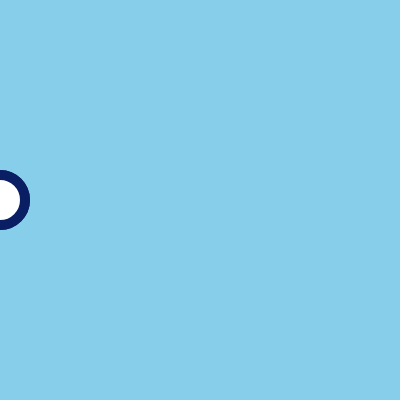
Frame 1 (no input)
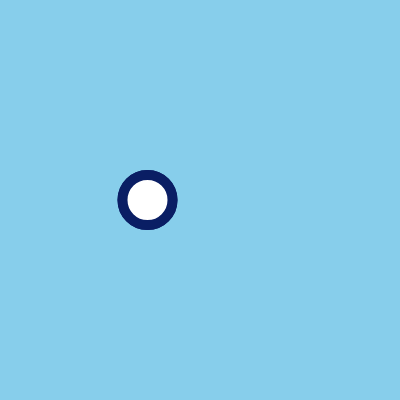
Frame 60 (no input)
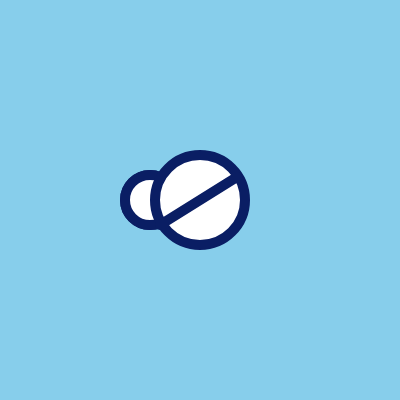
Frame 120 (the mouse pressed at the canvas centre since frame 60)

The p5.js sketch that drew these frames (run headless with seeded random() and noise() and a simulated clock; from frame 60 on, the mouse is pressed at the canvas centre):

// p5.js sketch
// ── sketch.js
let step = 0;
function setup() {
createCanvas(400, 400);
frameRate(60);
}
function draw() {
background(135,206,235);
stroke(10, 30, 100);
strokeWeight(10);
fill(255);
function setup() {
  createCanvas(800, 600); // キャンバスのサイズを設定
  noLoop(); // 描画を1回だけ実行
}

function draw() {
  background(135, 206, 235); // 空の色（薄い青）

  let centerX = width / 2; // 虹の中心X座標
  let centerY = height; // 虹の中心Y座標（画面下）
  let radius = 300; // 虹の半径

  let colors = [
    color(255, 0, 0),    // 赤
    color(255, 165, 0),  // オレンジ
    color(255, 255, 0),  // 黄色
    color(0, 255, 0),    // 緑
    color(0, 0, 255),    // 青
    color(75, 0, 130),   // 藍
    color(238, 130, 238) // 紫
  ];

  noFill(); // 塗りつぶしなし
  strokeWeight(20); // 線の太さ

  for (let i = 0; i < colors.length; i++) {
    stroke(colors[i]); // 線の色を設定
    arc(centerX, centerY, radius * 2, radius * 2, PI, TWO_PI); // 円弧を描画
    radius -= 20; // 次の円弧を少し小さく
  }
}  
  
// 小円アニメーション（上から下）
 let up = lerp(0, 150, min(step / 60, 1));
let  down = lerp(0, 150, min(step / 60, 1));
circle(up, 200, 50);
circle(down, 200, 50);

// 大円アニメーション（拡大）
 let bigSize = lerp(0, 90, constrain((step - 60) / 30, 0, 1));
if (step > 60) {
circle(200, 200, bigSize);
}
// 斜めラインアニメーション（線が伸びる）
 if (step > 90) {
let x1 = 160;
let y1 = 225;
let x2 = lerp(160, 240, constrain((step - 90) / 30, 0, 1));
let y2 = lerp(230, 175, constrain((step - 90) / 30, 0, 1));
line(x1, y1, x2, y2);
}
// テキストアニメーション（フェードイン）
 if (step > 120) {
let t = constrain((step - 120) / 60, 0, 1);
let moveY = lerp(20, 0, t);
let alpha = t * 255;
fill(10, 30, 100, alpha);
noStroke();
textSize(22);
textAlign(CENTER);
text("大阪産業大学", width / 2, 300 + moveY);
}
step++;
}
